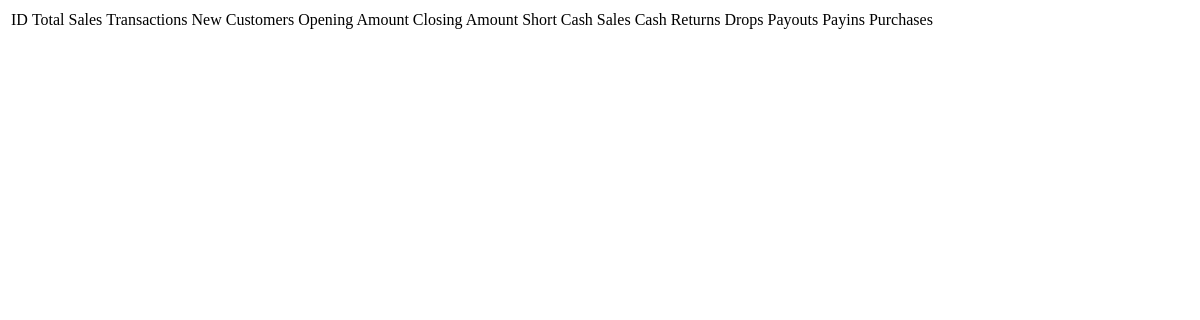
Before: /currentDraft/zreportview.php with the older database file.
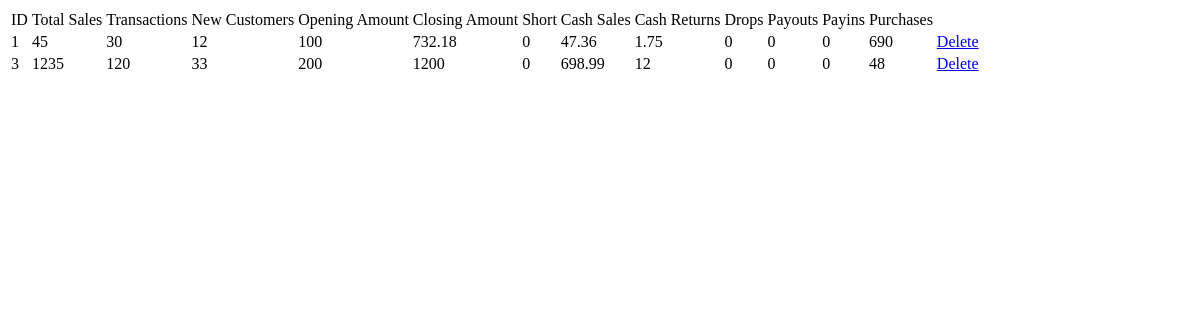
After: the same page with the newer database file.
### tables this page shows
CREATE TABLE `zreport_system` (
  `zreport_id` int(11) NOT NULL,
  `total_sales` int(11) NOT NULL,
  `transactions` int(11) NOT NULL,
  `new_customers` int(11) NOT NULL,
  `opening_amount` float NOT NULL,
  `closing_amount` float NOT NULL,
  `short` float NOT NULL,
  `cash_sales` float NOT NULL,
  `cash_returns` float NOT NULL,
  `drops` float NOT NULL,
  `payouts` float NOT NULL,
  `pay_ins` float NOT NULL,
  `purchases` int(11) NOT NULL,
  `ticket_id` int(11) DEFAULT NULL,
  `product_id` int(11) DEFAULT NULL
);

### currentDraft/zreportview.php (the view, shortened to what this page needs)
<?php
  include_once ('config.php');
  $query = "select * from zreport_system";
  $result = mysqli_query($conn,$query);
?>
<!DOCTYPE html>
<html lang="eng">
<head>
</head>
<body>
  <div class="container">
    <div class="row">
      <div class="col m-auto">
        <div class="card mt-5">
          <table class="table table-bordered">
            <tr>
              <td> ID </td>
              <td> Total Sales </td>
              <td> Transactions </td>
              <td> New Customers </td>
              <td> Opening Amount </td>
              <td> Closing Amount </td>
              <td> Short </td>
              <td> Cash Sales </td>
              <td> Cash Returns </td>
              <td> Drops </td>
              <td> Payouts </td>
              <td> Payins </td>
              <td> Purchases </td>
            </tr>
            <?php
              while($row=mysqli_fetch_assoc($result))
              {
                $ID = $row['zreport_id'];
                $TotalSales = $row['total_sales'];
                $Transactions = $row['transactions'];
                $NumberofnewCustomers = $row['new_customers'];
                $OpeningAmount = $row['opening_amount'];
                $ClosingAmount = $row['closing_amount'];
                $Short = $row['short'];
                $CashSales = $row['cash_sales'];
                $CashReturns = $row['cash_returns'];
                $Drops = $row['drops'];
                $Payouts = $row['payouts'];
                $Payins = $row['pay_ins'];
                $Purchases = $row['purchases'];
            ?>
              <tr>
                <td><?php echo $ID ?></td>
                <td><?php echo $TotalSales ?></td>
                <td><?php echo $Transactions ?></td>
                <td><?php echo $NumberofnewCustomers ?></td>
                <td><?php echo $OpeningAmount ?></td>
                <td><?php echo $ClosingAmount ?></td>
                <td><?php echo $Short ?></td>
                <td><?php echo $CashSales ?></td>
                <td><?php echo $CashReturns ?></td>
                <td><?php echo $Drops ?></td>
                <td><?php echo $Payouts ?></td>
                <td><?php echo $Payins ?></td>
                <td><?php echo $Purchases ?></td>
                <td><a href ="zreportdelete.php?Del=<?php echo $ID ?>">Delete</a></td>
              </tr>
            <?php
              }
            ?>
          </table>
        </div>
      </div>
    </div>
  </div>
</body>
</html>

Changed rows visible on the page:
added zreport_system: zreport_id "1", total_sales "45", transactions "30", new_customers "12", opening_amount "100", closing_amount "732.18", short "0", cash_sales "47.36", cash_returns "1.75", drops "0", payouts "0", pay_ins "0", purchases "690"
added zreport_system: zreport_id "3", total_sales "1235", transactions "120", new_customers "33", opening_amount "200", closing_amount "1200", short "0", cash_sales "698.99", cash_returns "12", drops "0", payouts "0", pay_ins "0", purchases "48"
